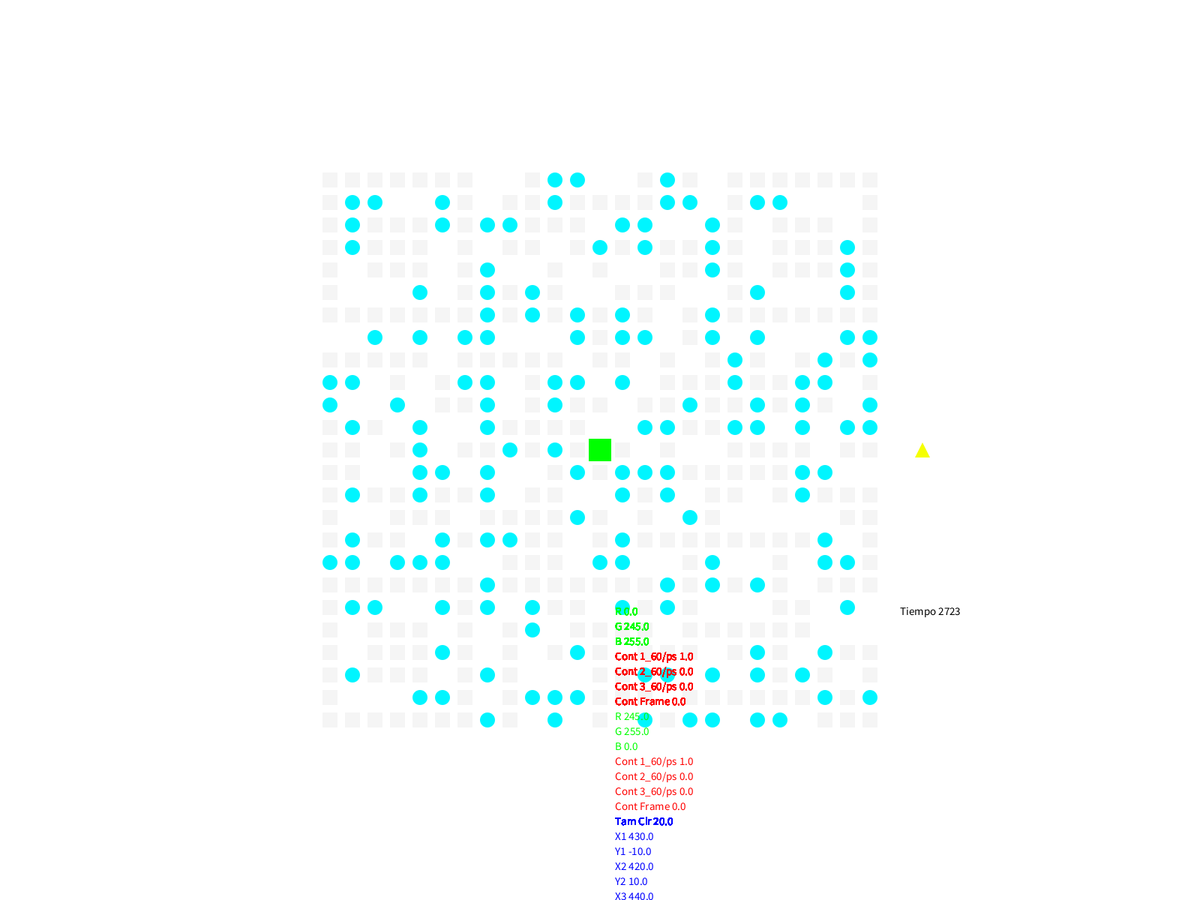
Frame 1 (no input)
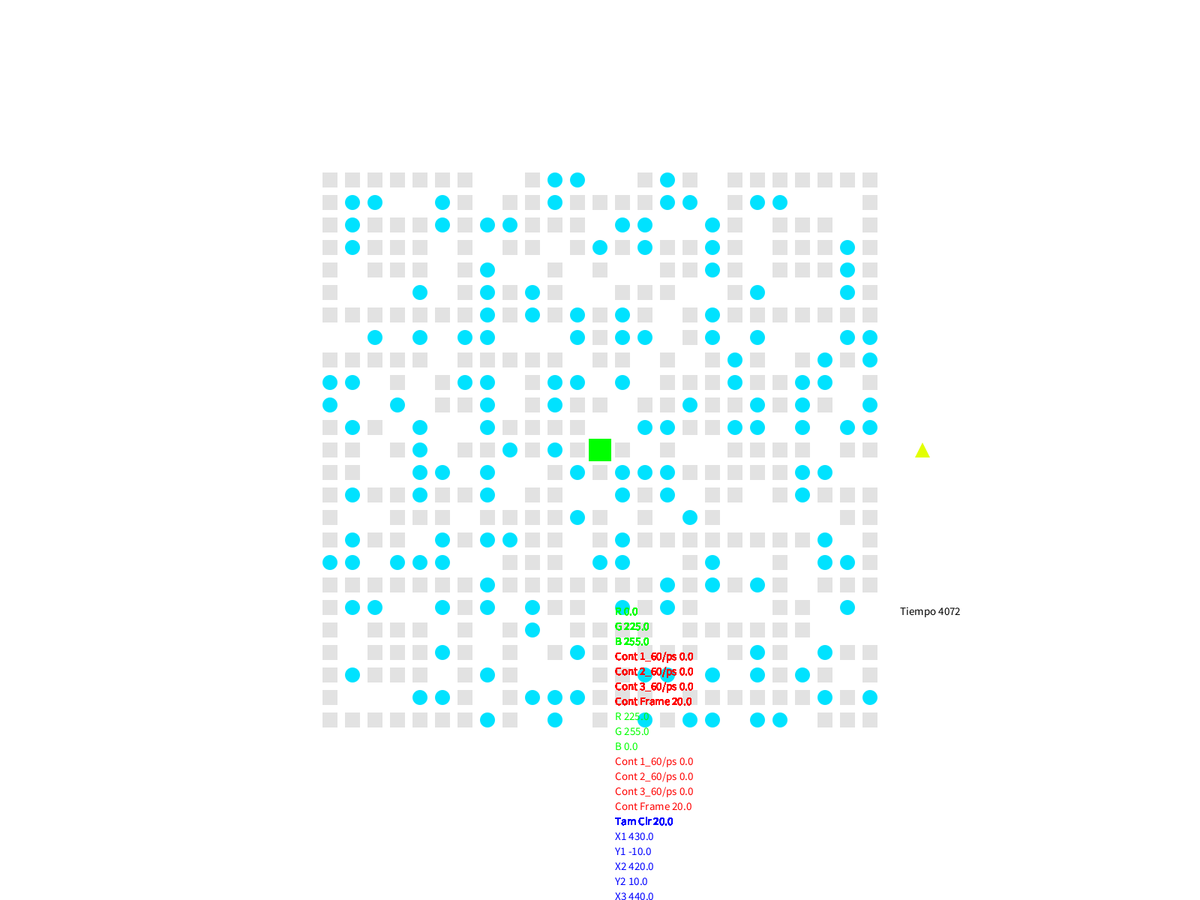
Frame 60 (the mouse pressed at the canvas centre just before this capture)
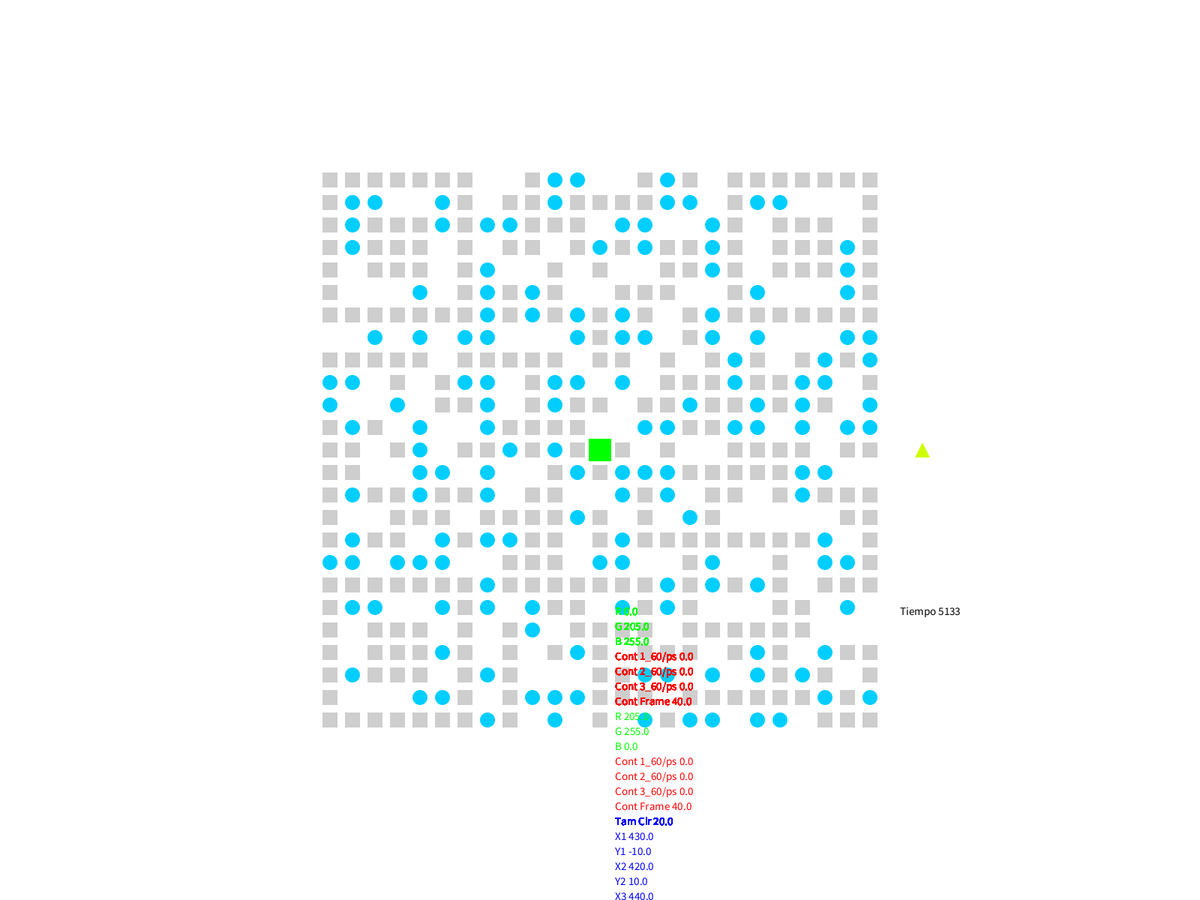
Frame 120 (the mouse held since frame 60 and released just before this capture)

The Processing sketch that drew these frames (run headless with seeded random() and noise(); from frame 60 on, the mouse is pressed at the canvas centre):

// Processing sketch: TFG
// ── TFG.pde
//define las variables
//variables de posicion
float posX;
float posY;
float velocidad;
//interruptores de la forma principal
boolean cuadrado;
boolean triangulo;
boolean circulo;
//posicion de la forma principal cuando es un triangulo
float tx1;
float ty1;
float tx2;
float ty2;
float tx3;
float ty3;
//variable de tiempo
int m;
boolean tamMaxTri1;
//interruptor de colision de las formas
boolean colisionCir1;
boolean colisionCu1;
boolean colisionTri1;
//contador que controla el tiempo de la consecuencia de la colision
float contColisionCir1;
float contColisionCu1;
float contColisionTri1;
//interruptor que resetea el proceso de la forma una vez que vuelve a la ser
//visible en la pantalla
boolean resetCir1;
boolean resetCu1;
boolean resetTri1;
//contador de movimiento
float contCaminar;

//Crea los objetos clase Cuadrado
//Linea Y 0
Cuadrado cu1 = new Cuadrado(30, 0);
Cuadrado cu2 = new Cuadrado(90, 0);
Cuadrado cu3 = new Cuadrado(180, 0);
Cuadrado cu4 = new Cuadrado(210, 0);
Cuadrado cu5 = new Cuadrado(240, 0);
Cuadrado cu6 = new Cuadrado(270, 0);
Cuadrado cu7 = new Cuadrado(330, 0);
Cuadrado cu8 = new Cuadrado(360, 0);
Cuadrado cu9 = new Cuadrado(-30, 0);
Cuadrado cu10 = new Cuadrado(-90, 0);
Cuadrado cu11 = new Cuadrado(-150, 0);
Cuadrado cu12 = new Cuadrado(-180, 0);
Cuadrado cu13 = new Cuadrado(-270, 0);
Cuadrado cu14 = new Cuadrado(-330, 0);
Cuadrado cu15 = new Cuadrado(-360, 0);
//Linea X 0
Cuadrado cu16 = new Cuadrado(0, -330);
Cuadrado cu17 = new Cuadrado(0, -240);
Cuadrado cu18 = new Cuadrado(0, -180);
Cuadrado cu19 = new Cuadrado(0, -150);
Cuadrado cu20 = new Cuadrado(0, -120);
Cuadrado cu21 = new Cuadrado(0, -60);
Cuadrado cu22 = new Cuadrado(0, 30);
Cuadrado cu23 = new Cuadrado(0, 90);
Cuadrado cu24 = new Cuadrado(0, 120);
Cuadrado cu25 = new Cuadrado(0, 180);
Cuadrado cu26 = new Cuadrado(0, 240);
Cuadrado cu27 = new Cuadrado(0, 270);
Cuadrado cu28 = new Cuadrado(0, 300);
Cuadrado cu29 = new Cuadrado(0, 330);
Cuadrado cu30 = new Cuadrado(0, 360);
//Cuadrante 3
Cuadrado cu31 = new Cuadrado(120, 30);
Cuadrado cu32 = new Cuadrado(150, 30);
Cuadrado cu33 = new Cuadrado(180, 30);
Cuadrado cu34 = new Cuadrado(210, 30);
Cuadrado cu35 = new Cuadrado(240, 30);
Cuadrado cu36 = new Cuadrado(60, 60);
Cuadrado cu37 = new Cuadrado(150, 60);
Cuadrado cu38 = new Cuadrado(180, 60);
Cuadrado cu39 = new Cuadrado(240, 60);
Cuadrado cu40 = new Cuadrado(300, 60);
Cuadrado cu41 = new Cuadrado(330, 60);
Cuadrado cu42 = new Cuadrado(360, 60);
Cuadrado cu43 = new Cuadrado(60, 90);
Cuadrado cu44 = new Cuadrado(150, 90);
Cuadrado cu45 = new Cuadrado(330, 90);
Cuadrado cu46 = new Cuadrado(360, 90);
Cuadrado cu47 = new Cuadrado(60, 120);
Cuadrado cu48 = new Cuadrado(90, 120);
Cuadrado cu49 = new Cuadrado(120, 120);
Cuadrado cu50 = new Cuadrado(150, 120);
Cuadrado cu51 = new Cuadrado(180, 120);
Cuadrado cu52 = new Cuadrado(210, 120);
Cuadrado cu53 = new Cuadrado(240, 120);
Cuadrado cu54 = new Cuadrado(270, 120);
Cuadrado cu55 = new Cuadrado(360, 120);
Cuadrado cu56 = new Cuadrado(120, 150);
Cuadrado cu57 = new Cuadrado(240, 150);
Cuadrado cu58 = new Cuadrado(360, 150);
Cuadrado cu59 = new Cuadrado(30, 180);
Cuadrado cu60 = new Cuadrado(60, 180);
Cuadrado cu61 = new Cuadrado(120, 180);
Cuadrado cu62 = new Cuadrado(180, 180);
Cuadrado cu63 = new Cuadrado(240, 180);
Cuadrado cu64 = new Cuadrado(300, 180);
Cuadrado cu65 = new Cuadrado(330, 180);
Cuadrado cu66 = new Cuadrado(360, 180);
Cuadrado cu67 = new Cuadrado(60, 210);
Cuadrado cu68 = new Cuadrado(120, 210);
Cuadrado cu69 = new Cuadrado(240, 210);
Cuadrado cu70 = new Cuadrado(270, 210);
Cuadrado cu71 = new Cuadrado(30, 240);
Cuadrado cu72 = new Cuadrado(60, 240);
Cuadrado cu73 = new Cuadrado(120, 240);
Cuadrado cu74 = new Cuadrado(150, 240);
Cuadrado cu75 = new Cuadrado(180, 240);
Cuadrado cu76 = new Cuadrado(210, 240);
Cuadrado cu77 = new Cuadrado(240, 240);
Cuadrado cu78 = new Cuadrado(270, 240);
Cuadrado cu79 = new Cuadrado(60, 270);
Cuadrado cu80 = new Cuadrado(90, 270);
Cuadrado cu81 = new Cuadrado(120, 270);
Cuadrado cu82 = new Cuadrado(180, 270);
Cuadrado cu83 = new Cuadrado(240, 270);
Cuadrado cu84 = new Cuadrado(330, 270);
Cuadrado cu85 = new Cuadrado(360, 270);
Cuadrado cu86 = new Cuadrado(30, 300);
Cuadrado cu87 = new Cuadrado(240, 300);
Cuadrado cu88 = new Cuadrado(300, 300);
Cuadrado cu89 = new Cuadrado(360, 300);
Cuadrado cu90 = new Cuadrado(30, 330);
Cuadrado cu91 = new Cuadrado(60, 330);
Cuadrado cu92 = new Cuadrado(120, 330);
Cuadrado cu93 = new Cuadrado(150, 330);
Cuadrado cu94 = new Cuadrado(180, 330);
Cuadrado cu95 = new Cuadrado(210, 330);
Cuadrado cu96 = new Cuadrado(240, 330);
Cuadrado cu97 = new Cuadrado(270, 330);
Cuadrado cu98 = new Cuadrado(330, 330);
Cuadrado cu99 = new Cuadrado(90, 360);
Cuadrado cu100 = new Cuadrado(300, 360);
Cuadrado cu101 = new Cuadrado(330, 360);
Cuadrado cu102 = new Cuadrado(360, 360);
//Cuadrante 1
Cuadrado cu103 = new Cuadrado(-360, -360);
Cuadrado cu104 = new Cuadrado(-330, -360);
Cuadrado cu105 = new Cuadrado(-300, -360);
Cuadrado cu106 = new Cuadrado(-270, -360);
Cuadrado cu107 = new Cuadrado(-240, -360);
Cuadrado cu108 = new Cuadrado(-210, -360);
Cuadrado cu109 = new Cuadrado(-180, -360);
Cuadrado cu110 = new Cuadrado(-90, -330);
Cuadrado cu111 = new Cuadrado(-360, -330);
Cuadrado cu112 = new Cuadrado(-180, -330);
Cuadrado cu113 = new Cuadrado(-120, -330);
Cuadrado cu114 = new Cuadrado(-90, -330);
Cuadrado cu115 = new Cuadrado(-30, -330);
Cuadrado cu116 = new Cuadrado(-360, -300);
Cuadrado cu117 = new Cuadrado(-300, -300);
Cuadrado cu118 = new Cuadrado(-270, -300);
Cuadrado cu119 = new Cuadrado(-240, -300);
Cuadrado cu120 = new Cuadrado(-180, -300);
Cuadrado cu121 = new Cuadrado(-90, -300);
Cuadrado cu122 = new Cuadrado(-60, -300);
Cuadrado cu123 = new Cuadrado(-30, -300);
Cuadrado cu124 = new Cuadrado(-360, -270);
Cuadrado cu125 = new Cuadrado(-300, -270);
Cuadrado cu126 = new Cuadrado(-270, -270);
Cuadrado cu127 = new Cuadrado(-240, -270);
Cuadrado cu128 = new Cuadrado(-180, -270);
Cuadrado cu129 = new Cuadrado(-120, -270);
Cuadrado cu130 = new Cuadrado(-90, -270);
Cuadrado cu131 = new Cuadrado(-30, -270);
Cuadrado cu132 = new Cuadrado(-360, -240);
Cuadrado cu133 = new Cuadrado(-300, -240);
Cuadrado cu134 = new Cuadrado(-270, -240);
Cuadrado cu135 = new Cuadrado(-240, -240);
Cuadrado cu136 = new Cuadrado(-180, -240);
Cuadrado cu137 = new Cuadrado(-60, -240);
Cuadrado cu138 = new Cuadrado(-360, -210);
Cuadrado cu139 = new Cuadrado(-180, -210);
Cuadrado cu140 = new Cuadrado(-120, -210);
Cuadrado cu141 = new Cuadrado(-60, -210);
Cuadrado cu142 = new Cuadrado(-360, -180);
Cuadrado cu143 = new Cuadrado(-330, -180);
Cuadrado cu144 = new Cuadrado(-300, -180);
Cuadrado cu145 = new Cuadrado(-270, -180);
Cuadrado cu146 = new Cuadrado(-240, -180);
Cuadrado cu147 = new Cuadrado(-210, -180);
Cuadrado cu148 = new Cuadrado(-180, -180);
Cuadrado cu149 = new Cuadrado(-120, -180);
Cuadrado cu150 = new Cuadrado(-60, -180);
Cuadrado cu151 = new Cuadrado(-360, -120);
Cuadrado cu152 = new Cuadrado(-330, -120);
Cuadrado cu153 = new Cuadrado(-300, -120);
Cuadrado cu154 = new Cuadrado(-270, -120);
Cuadrado cu155 = new Cuadrado(-240, -120);
Cuadrado cu156 = new Cuadrado(-180, -120);
Cuadrado cu157 = new Cuadrado(-150, -120);
Cuadrado cu158 = new Cuadrado(-120, -120);
Cuadrado cu159 = new Cuadrado(-90, -120);
Cuadrado cu160 = new Cuadrado(-60, -120);
Cuadrado cu161 = new Cuadrado(-270, -90);
Cuadrado cu162 = new Cuadrado(-210, -90);
Cuadrado cu163 = new Cuadrado(-90, -90);
Cuadrado cu164 = new Cuadrado(-210, -60);
Cuadrado cu165 = new Cuadrado(-180, -60);
Cuadrado cu166 = new Cuadrado(-90, -60);
Cuadrado cu167 = new Cuadrado(-30, -60);
Cuadrado cu168 = new Cuadrado(-360, -30);
Cuadrado cu169 = new Cuadrado(-300, -30);
Cuadrado cu170 = new Cuadrado(-120, -30);
Cuadrado cu171 = new Cuadrado(-90, -30);
Cuadrado cu172 = new Cuadrado(-60, -30);
Cuadrado cu173 = new Cuadrado(-30, -30);
Cuadrado cuerr1 = new Cuadrado(-90, -360);
//Cuadrante 2
Cuadrado cu174 = new Cuadrado(60, -360);
Cuadrado cu175 = new Cuadrado(120, -360);
Cuadrado cu176 = new Cuadrado(180, -360);
Cuadrado cu177 = new Cuadrado(210, -360);
Cuadrado cu178 = new Cuadrado(240, -360);
Cuadrado cu179 = new Cuadrado(270, -360);
Cuadrado cu180 = new Cuadrado(300, -360);
Cuadrado cu181 = new Cuadrado(330, -360);
Cuadrado cu182 = new Cuadrado(360, -360);
Cuadrado cu183 = new Cuadrado(30, -330);
Cuadrado cu184 = new Cuadrado(60, -330);
Cuadrado cu185 = new Cuadrado(180, -330);
Cuadrado cu186 = new Cuadrado(360, -330);
Cuadrado cu187 = new Cuadrado(180, -300);
Cuadrado cu188 = new Cuadrado(240, -300);
Cuadrado cu189 = new Cuadrado(270, -300);
Cuadrado cu190 = new Cuadrado(300, -300);
Cuadrado cu191 = new Cuadrado(360, -300);
Cuadrado cu192 = new Cuadrado(30, -270);
Cuadrado cu193 = new Cuadrado(90, -270);
Cuadrado cu194 = new Cuadrado(120, -270);
Cuadrado cu195 = new Cuadrado(180, -270);
Cuadrado cu196 = new Cuadrado(240, -270);
Cuadrado cu197 = new Cuadrado(270, -270);
Cuadrado cu198 = new Cuadrado(300, -270);
Cuadrado cu199 = new Cuadrado(360, -270);
Cuadrado cu200 = new Cuadrado(90, -240);
Cuadrado cu201 = new Cuadrado(120, -240);
Cuadrado cu202 = new Cuadrado(180, -240);
Cuadrado cu203 = new Cuadrado(240, -240);
Cuadrado cu204 = new Cuadrado(270, -240);
Cuadrado cu205 = new Cuadrado(300, -240);
Cuadrado cu206 = new Cuadrado(360, -240);
Cuadrado cu207 = new Cuadrado(30, -210);
Cuadrado cu208 = new Cuadrado(60, -210);
Cuadrado cu209 = new Cuadrado(90, -210);
Cuadrado cu210 = new Cuadrado(180, -210);
Cuadrado cu211 = new Cuadrado(360, -210);
Cuadrado cu212 = new Cuadrado(60, -180);
Cuadrado cu213 = new Cuadrado(120, -180);
Cuadrado cu214 = new Cuadrado(180, -180);
Cuadrado cu215 = new Cuadrado(210, -180);
Cuadrado cu216 = new Cuadrado(240, -180);
Cuadrado cu217 = new Cuadrado(270, -180);
Cuadrado cu218 = new Cuadrado(300, -180);
Cuadrado cu219 = new Cuadrado(330, -180);
Cuadrado cu220 = new Cuadrado(360, -180);
Cuadrado cu221 = new Cuadrado(120, -150);
Cuadrado cu222 = new Cuadrado(30, -120);
Cuadrado cu223 = new Cuadrado(90, -120);
Cuadrado cu224 = new Cuadrado(150, -120);
Cuadrado cu225 = new Cuadrado(210, -120);
Cuadrado cu226 = new Cuadrado(270, -120);
Cuadrado cu227 = new Cuadrado(330, -120);
Cuadrado cu228 = new Cuadrado(90, -90);
Cuadrado cu229 = new Cuadrado(120, -90);
Cuadrado cu230 = new Cuadrado(150, -90);
Cuadrado cu231 = new Cuadrado(210, -90);
Cuadrado cu232 = new Cuadrado(240, -90);
Cuadrado cu233 = new Cuadrado(360, -90);
Cuadrado cu234 = new Cuadrado(60, -60);
Cuadrado cu235 = new Cuadrado(90, -60);
Cuadrado cu236 = new Cuadrado(150, -60);
Cuadrado cu237 = new Cuadrado(180, -60);
Cuadrado cu238 = new Cuadrado(240, -60);
Cuadrado cu239 = new Cuadrado(300, -60);
Cuadrado cu240 = new Cuadrado(120, -30);
Cuadrado cu241 = new Cuadrado(150, -30);
//Cuadrante 4
Cuadrado cu242 = new Cuadrado(-360, 30);
Cuadrado cu243 = new Cuadrado(-330, 30);
Cuadrado cu244 = new Cuadrado(-60, 30);
Cuadrado cu245 = new Cuadrado(-360, 60);
Cuadrado cu246 = new Cuadrado(-300, 60);
Cuadrado cu247 = new Cuadrado(-270, 60);
Cuadrado cu248 = new Cuadrado(-210, 60);
Cuadrado cu249 = new Cuadrado(-180, 60);
Cuadrado cu250 = new Cuadrado(-90, 60);
Cuadrado cu251 = new Cuadrado(-60, 60);
Cuadrado cu252 = new Cuadrado(-360, 90);
Cuadrado cu253 = new Cuadrado(-270, 90);
Cuadrado cu254 = new Cuadrado(-240, 90);
Cuadrado cu255 = new Cuadrado(-210, 90);
Cuadrado cu256 = new Cuadrado(-150, 90);
Cuadrado cu257 = new Cuadrado(-120, 90);
Cuadrado cu258 = new Cuadrado(-90, 90);
Cuadrado cu259 = new Cuadrado(-60, 90);
Cuadrado cu260 = new Cuadrado(-360, 120);
Cuadrado cu261 = new Cuadrado(-300, 120);
Cuadrado cu262 = new Cuadrado(-270, 120);
Cuadrado cu263 = new Cuadrado(-180, 120);
Cuadrado cu264 = new Cuadrado(-90, 120);
Cuadrado cu265 = new Cuadrado(-60, 120);
Cuadrado cu266 = new Cuadrado(-120, 150);
Cuadrado cu267 = new Cuadrado(-90, 150);
Cuadrado cu268 = new Cuadrado(-60, 150);
Cuadrado cu269 = new Cuadrado(-360, 180);
Cuadrado cu270 = new Cuadrado(-330, 180);
Cuadrado cu271 = new Cuadrado(-300, 180);
Cuadrado cu272 = new Cuadrado(-270, 180);
Cuadrado cu273 = new Cuadrado(-240, 180);
Cuadrado cu274 = new Cuadrado(-210, 180);
Cuadrado cu275 = new Cuadrado(-180, 180);
Cuadrado cu276 = new Cuadrado(-120, 180);
Cuadrado cu277 = new Cuadrado(-90, 180);
Cuadrado cu278 = new Cuadrado(-60, 180);
Cuadrado cu279 = new Cuadrado(-30, 180);
Cuadrado cu280 = new Cuadrado(-360, 210);
Cuadrado cu281 = new Cuadrado(-180, 210);
Cuadrado cu282 = new Cuadrado(-60, 210);
Cuadrado cu283 = new Cuadrado(-30, 210);
Cuadrado cu284 = new Cuadrado(-360, 240);
Cuadrado cu285 = new Cuadrado(-300, 240);
Cuadrado cu286 = new Cuadrado(-270, 240);
Cuadrado cu287 = new Cuadrado(-240, 240);
Cuadrado cu288 = new Cuadrado(-180, 240);
Cuadrado cu289 = new Cuadrado(-120, 240);
Cuadrado cu290 = new Cuadrado(-30, 240);
Cuadrado cu291 = new Cuadrado(-360, 270);
Cuadrado cu292 = new Cuadrado(-300, 270);
Cuadrado cu293 = new Cuadrado(-270, 270);
Cuadrado cu294 = new Cuadrado(-240, 270);
Cuadrado cu295 = new Cuadrado(-120, 270);
Cuadrado cu296 = new Cuadrado(-60, 270);
Cuadrado cu297 = new Cuadrado(-360, 300);
Cuadrado cu298 = new Cuadrado(-300, 300);
Cuadrado cu299 = new Cuadrado(-270, 300);
Cuadrado cu300 = new Cuadrado(-240, 300);
Cuadrado cu301 = new Cuadrado(-180, 300);
Cuadrado cu302 = new Cuadrado(-120, 300);
Cuadrado cu303 = new Cuadrado(-360, 330);
Cuadrado cu304 = new Cuadrado(-180, 330);
Cuadrado cu305 = new Cuadrado(-120, 330);
Cuadrado cu306 = new Cuadrado(-360, 360);
Cuadrado cu307 = new Cuadrado(-330, 360);
Cuadrado cu308 = new Cuadrado(-300, 360);
Cuadrado cu309 = new Cuadrado(-270, 360);
Cuadrado cu310 = new Cuadrado(-240, 360);
Cuadrado cu311 = new Cuadrado(-210, 360);
Cuadrado cu312 = new Cuadrado(-180, 360);
Cuadrado cu313 = new Cuadrado(-120, 360);
Cuadrado cuerr2 = new Cuadrado(-180, 270);

//Crea los objetos de clase circulos
//Linea Y 0
Circulo cir1 = new Circulo(-240, 0);
Circulo cir2 = new Circulo(-120, 0);
Circulo cir3 = new Circulo(-60, 0);
//Linea X 0
Circulo cir4 = new Circulo(0, -270);
Circulo cir5 = new Circulo(0, 150);
//Cuadrante 1
Circulo cir6 = new Circulo(-60, -360);
Circulo cir7 = new Circulo(-30, -360);
Circulo cir8 = new Circulo(-330, -330);
Circulo cir9 = new Circulo(-300, -330);
Circulo cir10 = new Circulo(-210, -330);
Circulo cir11 = new Circulo(-60, -330);
Circulo cir12 = new Circulo(-330, -300);
Circulo cir13 = new Circulo(-210, -300);
Circulo cir14 = new Circulo(-150, -300);
Circulo cir15 = new Circulo(-120, -300);
Circulo cir16 = new Circulo(-330, -270);
Circulo cir17 = new Circulo(-150, -240);
Circulo cir18 = new Circulo(-240, -210);
Circulo cir19 = new Circulo(-150, -210);
Circulo cir20 = new Circulo(-90, -210);
Circulo cir21 = new Circulo(-150, -180);
Circulo cir22 = new Circulo(-90, -180);
Circulo cir23 = new Circulo(-30, -180);
Circulo cir24 = new Circulo(-300, -150);
Circulo cir25 = new Circulo(-240, -150);
Circulo cir26 = new Circulo(-180, -150);
Circulo cir27 = new Circulo(-150, -150);
Circulo cir28 = new Circulo(-30, -150);
Circulo cir29 = new Circulo(-360, -90);
Circulo cir30 = new Circulo(-330, -90);
Circulo cir31 = new Circulo(-180, -90);
Circulo cir32 = new Circulo(-150, -90);
Circulo cir33 = new Circulo(-60, -90);
Circulo cir34 = new Circulo(-30, -90);
Circulo cir35 = new Circulo(-360, -60);
Circulo cir36 = new Circulo(-270, -60);
Circulo cir37 = new Circulo(-150, -60);
Circulo cir38 = new Circulo(-60, -60);
Circulo cir39 = new Circulo(-330, -30);
Circulo cir40 = new Circulo(-240, -30);
Circulo cir41 = new Circulo(-150, -30);
//Cuadrante 2
Circulo cir42 = new Circulo(90, -360);
Circulo cir43 = new Circulo(90, -330);
Circulo cir44 = new Circulo(120, -330);
Circulo cir45 = new Circulo(210, -330);
Circulo cir46 = new Circulo(240, -330);
Circulo cir47 = new Circulo(30, -300);
Circulo cir48 = new Circulo(60, -300);
Circulo cir49 = new Circulo(150, -300);
Circulo cir50 = new Circulo(60, -270);
Circulo cir51 = new Circulo(150, -270);
Circulo cir52 = new Circulo(330, -270);
Circulo cir53 = new Circulo(150, -240);
Circulo cir54 = new Circulo(330, -240);
Circulo cir55 = new Circulo(210, -210);
Circulo cir56 = new Circulo(330, -210);
Circulo cir57 = new Circulo(30, -180);
Circulo cir58 = new Circulo(150, -180);
Circulo cir59 = new Circulo(30, -150);
Circulo cir60 = new Circulo(60, -150);
Circulo cir61 = new Circulo(150, -150);
Circulo cir62 = new Circulo(210, -150);
Circulo cir63 = new Circulo(330, -150);
Circulo cir64 = new Circulo(360, -150);
Circulo cir65 = new Circulo(180, -120);
Circulo cir66 = new Circulo(300, -120);
Circulo cir67 = new Circulo(360, -120);
Circulo cir68 = new Circulo(30, -90);
Circulo cir69 = new Circulo(180, -90);
Circulo cir70 = new Circulo(270, -90);
Circulo cir71 = new Circulo(300, -90);
Circulo cir72 = new Circulo(120, -60);
Circulo cir73 = new Circulo(210, -60);
Circulo cir74 = new Circulo(270, -60);
Circulo cir75 = new Circulo(360, -60);
Circulo cir76 = new Circulo(60, -30);
Circulo cir77 = new Circulo(90, -30);
Circulo cir78 = new Circulo(180, -30);
Circulo cir79 = new Circulo(210, -30);
Circulo cir80 = new Circulo(270, -30);
Circulo cir81 = new Circulo(330, -30);
Circulo cir82 = new Circulo(360, -30);
//Cuadrante 3
Circulo cir83 = new Circulo(30, 30);
Circulo cir84 = new Circulo(60, 30);
Circulo cir85 = new Circulo(90, 30);
Circulo cir86 = new Circulo(270, 30);
Circulo cir87 = new Circulo(300, 30);
Circulo cir88 = new Circulo(30, 60);
Circulo cir89 = new Circulo(90, 60);
Circulo cir90 = new Circulo(270, 60);
Circulo cir91 = new Circulo(120, 90);
Circulo cir92 = new Circulo(30, 120);
Circulo cir93 = new Circulo(300, 120);
Circulo cir94 = new Circulo(30, 150);
Circulo cir95 = new Circulo(150, 150);
Circulo cir96 = new Circulo(300, 150);
Circulo cir97 = new Circulo(330, 150);
Circulo cir98 = new Circulo(90, 180);
Circulo cir99 = new Circulo(150, 180);
Circulo cir100 = new Circulo(210, 180);
Circulo cir101 = new Circulo(30, 210);
Circulo cir102 = new Circulo(90, 210);
Circulo cir103 = new Circulo(330, 210);
Circulo cir104 = new Circulo(210, 270);
Circulo cir105 = new Circulo(300, 270);
Circulo cir106 = new Circulo(60, 300);
Circulo cir107 = new Circulo(90, 300);
Circulo cir108 = new Circulo(150, 300);
Circulo cir109 = new Circulo(210, 300);
Circulo cir110 = new Circulo(270, 300);
Circulo cir111 = new Circulo(300, 330);
Circulo cir112 = new Circulo(360, 330);
Circulo cir113 = new Circulo(60, 360);
Circulo cir114 = new Circulo(120, 360);
Circulo cir115 = new Circulo(150, 360);
Circulo cir116 = new Circulo(210, 360);
Circulo cir117 = new Circulo(240, 360);
//Cuadrante 4
Circulo cir118 = new Circulo(-240, 30);
Circulo cir119 = new Circulo(-210, 30);
Circulo cir120 = new Circulo(-150, 30);
Circulo cir121 = new Circulo(-30, 30);
Circulo cir122 = new Circulo(-330, 60);
Circulo cir123 = new Circulo(-240, 60);
Circulo cir124 = new Circulo(-150, 60);
Circulo cir125 = new Circulo(-30, 90);
Circulo cir126 = new Circulo(-330, 120);
Circulo cir127 = new Circulo(-210, 120);
Circulo cir128 = new Circulo(-150, 120);
Circulo cir129 = new Circulo(-120, 120);
Circulo cir130 = new Circulo(-360, 150);
Circulo cir131 = new Circulo(-330, 150);
Circulo cir132 = new Circulo(-270, 150);
Circulo cir133 = new Circulo(-240, 150);
Circulo cir134 = new Circulo(-210, 150);
Circulo cir135 = new Circulo(-150, 180);
Circulo cir136 = new Circulo(-330, 210);
Circulo cir137 = new Circulo(-300, 210);
Circulo cir138 = new Circulo(-210, 210);
Circulo cir139 = new Circulo(-150, 210);
Circulo cir140 = new Circulo(-90, 210);
Circulo cir141 = new Circulo(-90, 240);
Circulo cir142 = new Circulo(-210, 270);
Circulo cir143 = new Circulo(-30, 270);
Circulo cir144 = new Circulo(-330, 300);
Circulo cir145 = new Circulo(-150, 300);
Circulo cir146 = new Circulo(-240, 330);
Circulo cir147 = new Circulo(-210, 330);
Circulo cir148 = new Circulo(-90, 330);
Circulo cir149 = new Circulo(-60, 330);
Circulo cir150 = new Circulo(-30, 330);
Circulo cir151 = new Circulo(-150, 360);
Circulo cir152 = new Circulo(-60, 360);

Triangulo tri1 = new Triangulo(430, -10);

void setup() {
  //define el tamano de lienzo
  fullScreen();
  //define el modo del rectangulo
  rectMode(CENTER);
  //valor inicial de la posicion de la forma principal
  posX = 0;
  posY = 0;
  //velocidad de movimiento de la forma principal
  velocidad = 5;
  //estado inicial de los interruptores de la forma principal
  cuadrado = true;
  circulo = false;
  triangulo = false;
  //interruptor de colision de las formas
  colisionCir1 = false;
  colisionCu1 = false;
  colisionTri1 = false;
  //contador de colision
  contColisionCir1 = 0;
  contColisionCu1 = 0;
  contColisionTri1 = 0;
  //interruptor de reseteo de las formas
  resetCir1 = false;
  resetCu1 = false;
  resetTri1 = false;
  tamMaxTri1 = false;
  //valor inicial del contador de movimiento
  contCaminar = 2;
}

void draw() {
  translate(displayWidth/2, displayHeight/2);
  //fondo blanco
  background(255);
  //Llama a los objetos clase cuadrado
  //Linea Y 0
  cu1.update();
  cu2.update();
  cu3.update();
  cu4.update();
  cu5.update();
  cu6.update();
  cu7.update();
  cu8.update();
  cu9.update();
  cu10.update();
  cu11.update();
  cu12.update();
  cu13.update();
  cu14.update();
  cu15.update();
  //Liena X 0
  cu16.update();
  cu17.update();
  cu18.update();
  cu19.update();
  cu20.update();
  cu21.update();
  cu22.update();
  cu23.update();
  cu24.update();
  cu25.update();
  cu26.update();
  cu27.update();
  cu28.update();
  cu29.update();
  cu30.update();
  //Cuadrante 3
  cu31.update();
  cu32.update();
  cu33.update();
  cu34.update();
  cu35.update();
  cu36.update();
  cu37.update();
  cu38.update();
  cu39.update();
  cu40.update();
  cu41.update();
  cu42.update();
  cu43.update();
  cu44.update();
  cu45.update();
  cu46.update();
  cu47.update();
  cu48.update();
  cu49.update();
  cu50.update();
  cu51.update();
  cu52.update();
  cu53.update();
  cu54.update();
  cu55.update();
  cu56.update();
  cu57.update();
  cu58.update();
  cu59.update();
  cu60.update();
  cu61.update();
  cu62.update();
  cu63.update();
  cu64.update();
  cu65.update();
  cu66.update();
  cu67.update();
  cu68.update();
  cu69.update();
  cu70.update();
  cu71.update();
  cu72.update();
  cu73.update();
  cu74.update();
  cu75.update();
  cu76.update();
  cu77.update();
  cu78.update();
  cu79.update();
  cu80.update();
  cu81.update();
  cu82.update();
  cu83.update();
  cu84.update();
  cu85.update();
  cu86.update();
  cu87.update();
  cu88.update();
  cu89.update();
  cu90.update();
  cu91.update();
  cu92.update();
  cu93.update();
  cu94.update();
  cu95.update();
  cu96.update();
  cu97.update();
  cu98.update();
  cu99.update();
  cu100.update();
  cu101.update();
  cu102.update();
  //Cuadrante 1
  cu103.update();
  cu104.update();
  cu105.update();
  cu106.update();
  cu107.update();
  cu108.update();
  cu109.update();
  cu110.update();
  cu111.update();
  cu112.update();
  cu113.update();
  cu114.update();
  cu115.update();
  cu116.update();
  cu117.update();
  cu118.update();
  cu119.update();
  cu120.update();
  cu121.update();
  cu122.update();
  cu123.update();
  cu124.update();
  cu125.update();
  cu126.update();
  cu127.update();
  cu128.update();
  cu129.update();
  cu130.update();
  cu131.update();
  cu132.update();
  cu133.update();
  cu134.update();
  cu135.update();
  cu136.update();
  cu137.update();
  cu138.update();
  cu139.update();
  cu140.update();
  cu141.update();
  cu142.update();
  cu143.update();
  cu144.update();
  cu145.update();
  cu146.update();
  cu147.update();
  cu148.update();
  cu149.update();
  cu150.update();
  cu151.update();
  cu152.update();
  cu153.update();
  cu154.update();
  cu155.update();
  cu156.update();
  cu157.update();
  cu158.update();
  cu159.update();
  cu160.update();
  cu161.update();
  cu162.update();
  cu163.update();
  cu164.update();
  cu165.update();
  cu166.update();
  cu167.update();
  cu168.update();
  cu169.update();
  cu170.update();
  cu171.update();
  cu172.update();
  cu173.update();
  cuerr1.update();
  //Cuadrante 2
  cu174.update();
  cu175.update();
  cu176.update();
  cu177.update();
  cu178.update();
  cu179.update();
  cu180.update();
  cu181.update();
  cu182.update();
  cu183.update();
  cu184.update();
  cu185.update();
  cu186.update();
  cu187.update();
  cu188.update();
  cu189.update();
  cu190.update();
  cu191.update();
  cu192.update();
  cu193.update();
  cu194.update();
  cu195.update();
  cu196.update();
  cu197.update();
  cu198.update();
  cu199.update();
  cu200.update();
  cu201.update();
  cu202.update();
  cu203.update();
  cu204.update();
  cu205.update();
  cu206.update();
  cu207.update();
  cu208.update();
  cu209.update();
  cu210.update();
  cu211.update();
  cu212.update();
  cu213.update();
  cu214.update();
  cu215.update();
  cu216.update();
  cu217.update();
  cu218.update();
  cu219.update();
  cu220.update();
  cu221.update();
  cu222.update();
  cu223.update();
  cu224.update();
  cu225.update();
  cu226.update();
  cu227.update();
  cu228.update();
  cu229.update();
  cu230.update();
  cu231.update();
  cu232.update();
  cu233.update();
  cu234.update();
  cu235.update();
  cu236.update();
  cu237.update();
  cu238.update();
  cu239.update();
  cu240.update();
  cu241.update();
  //Cuadrante 4
  cu242.update();
  cu243.update();
  cu244.update();
  cu245.update();
  cu246.update();
  cu247.update();
  cu248.update();
  cu249.update();
  cu250.update();
  cu251.update();
  cu252.update();
  cu253.update();
  cu254.update();
  cu255.update();
  cu256.update();
  cu257.update();
  cu258.update();
  cu259.update();
  cu260.update();
  cu261.update();
  cu262.update();
  cu263.update();
  cu264.update();
  cu265.update();
  cu266.update();
  cu267.update();
  cu268.update();
  cu269.update();
  cu270.update();
  cu271.update();
  cu272.update();
  cu273.update();
  cu274.update();
  cu275.update();
  cu276.update();
  cu277.update();
  cu278.update();
  cu279.update();
  cu280.update();
  cu281.update();
  cu282.update();
  cu283.update();
  cu284.update();
  cu285.update();
  cu286.update();
  cu287.update();
  cu288.update();
  cu289.update();
  cu290.update();
  cu291.update();
  cu292.update();
  cu293.update();
  cu294.update();
  cu295.update();
  cu296.update();
  cu297.update();
  cu298.update();
  cu299.update();
  cu300.update();
  cu301.update();
  cu302.update();
  cu303.update();
  cu304.update();
  cu305.update();
  cu306.update();
  cu307.update();
  cu308.update();
  cu309.update();
  cu310.update();
  cu311.update();
  cu312.update();
  cu313.update();
  cuerr2.update();

  //Llama a los objetos clase cuadrado
  //Linea Y 0
  cir1.update();
  cir2.update();
  cir3.update();
  //Linea X 0
  cir4.update();
  cir5.update();
  //Cuadrante 1
  cir6.update();
  cir7.update();
  cir8.update();
  cir9.update();
  cir10.update();
  cir11.update();
  cir12.update();
  cir13.update();
  cir14.update();
  cir15.update();
  cir16.update();
  cir17.update();
  cir18.update();
  cir19.update();
  cir20.update();
  cir21.update();
  cir22.update();
  cir23.update();
  cir24.update();
  cir25.update();
  cir26.update();
  cir27.update();
  cir28.update();
  cir29.update();
  cir30.update();
  cir31.update();
  cir32.update();
  cir33.update();
  cir34.update();
  cir35.update();
  cir36.update();
  cir37.update();
  cir38.update();
  cir39.update();
  cir40.update();
  cir41.update();
  //Cuadrante 2
  cir42.update();
  cir43.update();
  cir44.update();
  cir45.update();
  cir46.update();
  cir47.update();
  cir48.update();
  cir49.update();
  cir50.update();
  cir51.update();
  cir52.update();
  cir53.update();
  cir54.update();
  cir55.update();
  cir56.update();
  cir57.update();
  cir58.update();
  cir59.update();
  cir60.update();
  cir61.update();
  cir62.update();
  cir63.update();
  cir64.update();
  cir65.update();
  cir66.update();
  cir67.update();
  cir68.update();
  cir69.update();
  cir70.update();
  cir71.update();
  cir72.update();
  cir73.update();
  cir74.update();
  cir75.update();
  cir76.update();
  cir77.update();
  cir78.update();
  cir79.update();
  cir80.update();
  cir81.update();
  cir82.update();
  //Cuadrante 2
  cir83.update();
  cir84.update();
  cir85.update();
  cir86.update();
  cir87.update();
  cir88.update();
  cir89.update();
  cir90.update();
  cir91.update();
  cir92.update();
  cir93.update();
  cir94.update();
  cir95.update();
  cir96.update();
  cir97.update();
  cir98.update();
  cir99.update();
  cir100.update();
  cir101.update();
  cir102.update();
  cir103.update();
  cir104.update();
  cir105.update();
  cir106.update();
  cir107.update();
  cir108.update();
  cir109.update();
  cir110.update();
  cir111.update();
  cir112.update();
  cir113.update();
  cir114.update();
  cir115.update();
  cir116.update();
  cir117.update();
  //Cuadrante 4
  cir118.update();
  cir119.update();
  cir120.update();
  cir121.update();
  cir122.update();
  cir123.update();
  cir124.update();
  cir125.update();
  cir126.update();
  cir127.update();
  cir128.update();
  cir129.update();
  cir130.update();
  cir131.update();
  cir132.update();
  cir133.update();
  cir134.update();
  cir135.update();
  cir136.update();
  cir137.update();
  cir138.update();
  cir139.update();
  cir140.update();
  cir141.update();
  cir142.update();
  cir143.update();
  cir144.update();
  cir145.update();
  cir146.update();
  cir147.update();
  cir148.update();
  cir149.update();
  cir150.update();
  cir151.update();
  cir152.update();

  tri1.update();

  //forma principal
  noStroke();
  fill(0, 255, 0);

  //forma principal cuando es un cuadrado
  if (cuadrado) {
    rect(posX, posY, 30, 30);
  }

  //forma principal cuando es una ellipse
  if (circulo) {
    ellipse(posX, posY, 30, 30);
  }

  //forma principal cuando es un triangulo
  if (triangulo) {
    tx1 = posX;
    ty1 = posY - 15;
    tx2 = posX - 15;
    ty2 = posY + 15;
    tx3 = posX + 15;
    ty3 = ty2;
    triangle(tx1, ty1, tx2, ty2, tx3, ty3);
  }

  //////// Colision Circulo 1 //////////

  if (colisionCir1 == false) {
    //calcula la colision segun la distancia
    if (dist(posX, posY, cir1.xPos, cir1.yPos) < cir1.tam/2 + 15) {
      //activa el interruptor de colision
      colisionCir1 = true;
      //traslada la forma fuera de la pantalla
      cir1.xPos += width * 2;
      cir1.yPos += height * 2;
    }
  }

  //si el interruptor de colision esta activo suma al contador
  if (colisionCir1 == true) {
    contColisionCir1 ++;
  }

  //si el valor del contador de colision es mayor que 599, activa el interruptor
  //de reseteos de las formas
  if (contColisionCir1 > 599) {
    resetCir1 = true;
  }

  //si el interruptor de reseteo se activa se reestablecen los valores iniciales
  if (resetCir1) {
    cir1.tam = 20;
    cir1.contTam = 0;
    cir1.colR = 0;
    cir1.colG = 245;
    cir1.colB = 255;
    cir1.contColCir = 0;
    cir1.contColCir2 = 0;
    cir1.contColCir3 = 0;
    cir1.contFrame = 0;
    //desactiva el interruptor de reseteo
    resetCir1 = false;
  }

  //si el valor del contador de colision es mayor que 600, la forma vuelve a su
  //posicion inicial
  if (contColisionCir1 > 600) {
    //cir1.xPos -= width * 2;
    //cir1.yPos -= height * 2;
    cir1.xPos = -240;
    cir1.yPos = 0;
    //desactiva el interruptor de colision
    colisionCir1 = false;
    contColisionCir1 = 0;
  }

  ////////// Colision Cuadrado 1 ////////////

  if (colisionCu1 == false) {
    //calcula la colision segun la distancia
    if (dist(posX, posY, cu1.xPos, cu1.yPos) < cu1.tam/2 + 15) {
      //activa el interruptor de colision
      colisionCu1 = true;
      //traslada la forma fuera de la pantalla
      cu1.xPos += width * 2;
      cu1.yPos += height * 2;
    }
  }

  //si el interruptor de colision esta activo suma al contador
  if (colisionCu1 == true) {
    contColisionCu1 ++;
  }

  //si el valor del contador de colision es mayor que 599, activa el interruptor
  //de reseteos de las formas
  if (contColisionCu1 > 599) {
    resetCu1 = true;
  }

  //si el interrupto de reseteo se activa se reestablecen los valores iniciales
  if (resetCu1) {
    cu1.colCua = 245;
    cu1.contColCua = 0;
    cu1.tam = 20;
    cu1.contTam = 0;
    //desactiva el interruptor de reseteo
    resetCu1 = false;
  }

  //si el valor del contador de colision es mayor que 600, la forma vuelve a su
  //posicion inicial
  if (contColisionCu1 > 600) {
    //cu1.xPos -= width;
    //cu1.yPos -= height;
    cu1.xPos = 30;
    cu1.yPos = 0;
    //desactiva el interruptor de colision
    colisionCu1 = false;
    contColisionCu1 = 0;
  }

  /////////// Colision Triangulo 1 /////////


  if (colisionTri1 == false) {
    //calcula la colision segun la distancia
    if (dist (tri1.xPos2, tri1.yPos2, tri1.xPos3, tri1.yPos3) < 29) {
      if (dist(posX, posY, tri1.xPos1, tri1.yPos2) < 15 + 15) {
        //activa el interruptor de colision
        colisionTri1 = true;
        //traslada la forma fuera de la pantalla
        tri1.xPos1 += width * 2;
        tri1.yPos1 += height * 2;
        tri1.xPos2 = tri1.xPos1 - 10;
        tri1.yPos2 = tri1.yPos1 + 20;
        tri1.xPos3 = tri1.xPos1 + 10;
        tri1.yPos3 = tri1.yPos2;
        //if (dist(posX, posY, tri1.xPos1, tri1.yPos2) < 20 + 15) {
        //  tri1.yPos1 = tri1.yPos1 - 5;
        //}
      }
    } else {
      if (dist(posX, posY, tri1.xPos1, tri1.yPos2) < 20 + 15) {
        //activa el interruptor de colision
        colisionTri1 = true;
        //traslada la forma fuera de la pantalla
        tri1.xPos1 += width * 2;
        tri1.yPos1 += height * 2;
        tri1.xPos2 = tri1.xPos1 - 10;
        tri1.yPos2 = tri1.yPos1 + 20;
        tri1.xPos3 = tri1.xPos1 + 10;
        tri1.yPos3 = tri1.yPos2;
        tamMaxTri1 = true;
      }
    }
  }

  //si el interrupto de colision esta activo suma al contador
  if (colisionTri1 == true) {
    contColisionTri1 ++;
  }

  //si el calor del contador de colision es mayor que 599, activa el interruptor
  //de reseteos de las formas
  if (contColisionTri1 > 599) {
    resetTri1 = true;
  }

  //si el interruptor de reseteo se activa se reestablecen los valores iniciales
  if (resetTri1) {
    //en caso de que la forma ya haya crecido se reestablece la variable yPos1
    //restandole 10 pixeles
    if (tamMaxTri1) {
      tri1.yPos1 += 10;
      tamMaxTri1 = false;
    }
    tri1.xPos2 = tri1.xPos1 - 10;
    tri1.yPos2 = tri1.yPos1 + 20;
    tri1.xPos3 = tri1.xPos1 + 10;
    tri1.yPos3 = tri1.yPos2;
    tri1.colR = 245;
    tri1.colG = 255;
    tri1.colB = 0;
    tri1.contColTri = 0;
    tri1.contColTri2 = 0;
    tri1.contColTri3 = 0;
    tri1.crecer = false;
    tri1.contCrecer = 0;
    tri1.tamMax = false;
    tri1.contFrame = 0;
    //desactiva el interruptor de reseteo
    resetTri1 = false;
  }

  //si el valor del contador de colision es mayor que 600, la forma vuelve a su
  //posicion inicial
  if (contColisionTri1 > 600) {
    tri1.xPos1 = 200;
    tri1.yPos1 = 100;
    tri1.xPos2 = tri1.xPos1 - 10;
    tri1.yPos2 = tri1.yPos1 + 20;
    tri1.xPos3 = tri1.xPos1 + 10;
    tri1.yPos3 = tri1.yPos2;
    //desactiva el interruptor de colision
    colisionTri1 = false;
    contColisionTri1 = 0;
  }

  /////////// Fin de las colisiones ///////////

  //altera los valores de la funcion caminar de las formas segun el contador de
  //movimiento
  if (contCaminar > 4) {
    cir1.caminar();
    cu1.caminar();
    tri1.caminar();
  }

  if (contCaminar > 9) {
    cir1.opcion1 = random(5);
    cu1.opcion4 = random(5);
    tri1.opcion3 = random(5);
  }

  if (contCaminar > 14) {
    cir1.opcion2 = random(5);
    cu1.opcion1 = random(5);
    tri1.opcion4 = random(5);
  }

  if (contCaminar > 19) {
    cir1.opcion3 = random(5);
    cu1.opcion2 = random(5);
    tri1.opcion1 = random(5);
  }

  if (contCaminar > 24) {
    cir1.opcion4 = random(5);
    cu1.opcion3 = random(5);
    tri1.opcion2 = random(5);
  }

  //resetea la posicion y forma inicial de la forma en caso de que el contador de
  //movimiento baje su valor
  if (contCaminar == 1) {
    resetCir1 = true;
    cir1.xPos = 160;
    cir1.yPos = 110;
    resetCu1 = true;
    cu1.xPos = 110;
    cu1.yPos = 110;
    resetTri1 = true;
    tri1.xPos1 = 200;
    tri1.yPos1 = 100;
  }

  //contador de tiempo
  m = millis();
  fill(0);
  text("Tiempo " + m, 400, 220);
}

//Movimiento de la forma principal
//equivale al joystick
void keyPressed() {
  if (key == CODED) {
    if (keyCode == RIGHT) {
      posX = posX + velocidad;
    }
    if (keyCode == LEFT) {
      posX = posX - velocidad;
    }
    if (keyCode == UP) {
      posY = posY - velocidad;
    }
    if (keyCode == DOWN) {
      posY = posY + velocidad;
    }
  }

  //transfoma la forma principal en un circulo
  //equivale al primer boton
  if (key == 'a' || key == 'A') {
    cuadrado = false;
    circulo = true;
    triangulo = false;
  }

  //transforma la forma principal en un triangulo
  //equivale al segundo boton
  if (key == 's' || key == 'S') {
    cuadrado = false;
    circulo = false;
    triangulo = true;
  }

  //transforma la forma principal en un cuadrado
  //equivale al tercer boton
  if (key == 'd' || key == 'D') {
    cuadrado = true;
    circulo = false;
    triangulo = false;
  }

  //control del contador de movimiento
  //lo aumenta
  //equivale al valor introducido por un sensor
  if (key == 'q' || key == 'Q') {
    contCaminar++;
  }


  //control del contador de movimiento
  //lo aumenta
  //equivale al valor introducido por un sensor
  if (key == 'w' || key == 'W') {
    contCaminar--;
  }
}

// ── Cir_class.pde
//Define clase circulo
class Circulo { 
  //define variables del circulo
  float yPos, xPos; 
  //define los contadores que determinan el cambio de color
  float contColCir;
  float contColCir2;
  float contColCir3;
  //contador de frames
  float contFrame;
  //variables del color
  float colR;
  float colG;
  float colB;
  //variable de la velocidad de cambio de color
  float velocidadC;
  //variables de tamano
  float tam;
  float contTam;
  float velocidadT;
  float opcion1;
  float opcion2;
  float opcion3;
  float opcion4;

  //define los valores iniciales de la clase circulo
  //indica los datos necesarios para crear un nuevo objeto de esta clase
  Circulo (float x, float y) {  
    yPos = y; 
    xPos = x; 
    //indica el valor base del color y los contadores
    colR = 0;
    colG = 245;
    colB = 255;
    contColCir = 0;
    contColCir2 = 0;
    contColCir3 = 0;
    //define la velocidad de cambio de color
    velocidadC = 2;
    //valor base del contador de frames
    contFrame = 0;
    //define el tamano
    tam = 20;
    //define el contador de tamano y la velocidad de cambio
    contTam = 0;
    velocidadT = 2;
    opcion1 = 1;
    opcion2 = 1;
    opcion3 = 1;
    opcion4 = 1;
  } 

  //define el movimiento o el cambio de la clase circulo
  void update() { 
    //estilo de la clase circulo
    noStroke();
    fill(colR, colG, colB);
    ellipse(xPos, yPos, tam, tam);

    //modifica el contador del color
    contColCir ++;

    //controla el tiempo que tarda la clase cuadrado en cambiar de color
    //a traves del contador
    //una vez que el circulo llega a su limite de color, el contador se detiene
    //afecta al color verde del circulo
    if (colG >= 1) {
      if (contColCir > velocidadC) {
        colG = colG - 1;
        contColCir = 0;
        contFrame ++;
      }
    } else {
      contColCir2 ++;
      contColCir = 0;
    }

    //afecta al color rojo del circulo
    if (colR <= 254) {
      if (contColCir2 > velocidadC) {
        colR = colR + 1;
        contColCir2 = 0;
        contFrame ++;
      }
    } else {
      contColCir2 = 0;
      contColCir3 ++;
    }

    //afecta al color azul del circulo
    if (colB >= 1) {
      if (contColCir3 > velocidadC) {
        colB = colB - 1;
        contColCir3 = 0;
        contFrame ++;
      }
    } else {
      contColCir3 = 0;
      contTam ++;
    } 

    //aumenta el tamano de la forma
    if (tam <= 29) {
      if (contTam > velocidadT) {
        tam = tam + 1;
        contTam = 0;
      }
    }

    //muestra los valores de los contadores, para comprobar si funcionan correctamente
    textSize(15);
    textAlign(LEFT);
    fill(0, 255, 0);
    text("R " + colR, 20, 220);
    text("G " + colG, 20, 240);
    text("B " + colB, 20, 260);
    fill(255, 0, 0);
    text("Cont 1_60/ps " + contColCir, 20, 280);
    text("Cont 2_60/ps " + contColCir2, 20, 300);
    text("Cont 3_60/ps " + contColCir3, 20, 320);
    text("Cont Frame " + contFrame, 20, 340);
    fill(0, 0, 255);
    text("Tam Cir " + tam, 20, 500);
  }

  void caminar() {
    int opcion = int(random(4));

    if (opcion == 0) {
      xPos = xPos + opcion1;
    } else if (opcion == 1) {
      xPos = xPos - opcion2;
    } else if (opcion == 2) {
      yPos = yPos + opcion3;
    } else {
      yPos = yPos - opcion4;
    }

    xPos = constrain(xPos, tam/2, width - tam/2);
    yPos = constrain(yPos, tam/2, height - tam/2);
  }
}

// ── Cua_class.pde
//Define clase cuadrado
class Cuadrado { 
  //define variables del cuadrado
  float yPos, xPos; 
  //variables de color y su contador
  float colCua;
  float contColCua;
  //variable de tamano y su contador
  float tam;
  float contTam;
  //variables de la velocidad del cambio de tamano y color
  float velocidadC;
  float velocidadT;
  float opcion1;
  float opcion2;
  float opcion3;
  float opcion4;


  //define los valores iniciales de la clase cuadrado
  //indica los datos necesarios para crear un nuevo objeto de esta clase
  Cuadrado (float x, float y) {  
    yPos = y; 
    xPos = x; 
    //variables de color
    colCua = 245;
    contColCua = 0;
    //variables de tamano
    tam = 20;
    contTam = 0;
    //velocidad de cambio
    velocidadC = 2;
    velocidadT = 6;
    opcion1 = 1;
    opcion2 = 1;
    opcion3 = 1;
    opcion4 = 1;
  } 

  //define el movimiento o el cambio de la clase Cuadrado
  void update() { 
    //estilo de la clase cuadrado
    noStroke();
    fill(colCua);
    rect(xPos, yPos, tam, tam);

    //modifica el contador del color
    contColCua ++;

    //controla el tiempo que tarda la clase cuadrado en cambiar de comtrol 
    //gracias al contador
    //una vez que el cuadrado llega a su limite de color, el contador se detiene
    if (colCua >= 1) {
      if (contColCua > velocidadC) {
        colCua = colCua - 1;
        contColCua = 0;
      }
    } else {
      //aumenta el contador de tamano
      contTam++;
    }

    //aumenta el tamano de la forma
    if (tam <= 29) {
      if (contTam > velocidadT) {
        tam = tam + 1;
        contTam = 0;
      }
    }
  }

  void caminar() {
    int opcion = int(random(4));

    if (opcion == 0) {
      xPos = xPos + opcion1;
    } else if (opcion == 1) {
      xPos = xPos - opcion2;
    } else if (opcion == 2) {
      yPos = yPos + opcion3;
    } else {
      yPos = yPos - opcion4;
    }

    xPos = constrain(xPos, tam/2, width - tam/2);
    yPos = constrain(yPos, tam/2, height - tam/2);
  }
} 

// ── Tri_class.pde
//defina la clase triangulo
class Triangulo { 
  //define las variables de posicion
  float xPos1, yPos1; 
  float xPos2, yPos2;
  float xPos3, yPos3;
  //define las variables de color
  float colR;
  float colG;
  float colB;
  //define las variables de los contadores de color
  float contColTri;
  float contColTri2;
  float contColTri3;
  //define la variable del contador de frames
  float contFrame;
  //contador de tamano
  float contTam;
  //velocidad de crecimiento
  float velocidadT;
  //interruptor que determina el crecimiento
  boolean crecer;
  //contador que maneja el interruptor de crecimiento
  float contCrecer;
  boolean tamMax;
  float opcion1;
  float opcion2;
  float opcion3;
  float opcion4;
  float xIn;
  float yIn;

  //define los valores necesarios para hacer una neva forma de la clase Triangulo
  Triangulo (float x1, float y1) {  
    xPos1 = x1; 
    yPos1 = y1; 
    //posiciona los puntos 2 y 3 segun la posicion del punto 1
    xPos2 = x1 - 10;
    yPos2 = y1 + 20;
    xPos3 = x1 + 10;
    yPos3 = yPos2;
    //define el valor inicial de las variables de color
    colR = 245;
    colG = 255;
    colB = 0;
    //define el valor inicial de los contadores de color
    contColTri = 0;
    contColTri2 = 0;
    contColTri3 = 0;
    crecer = false;
    velocidadT = 12;
    contCrecer = 0;
    tamMax = false;
    contFrame = 0;
    opcion1 = 1;
    opcion2 = 1;
    opcion3 = 1;
    opcion4 = 1;
    xIn = x1;
    yIn = y1;
  } 
  void update() {
    noStroke();
    fill(colR, colG, colB);
    triangle(xPos1, yPos1, xPos2, yPos2, xPos3, yPos3); 

    //modifica el contador del color
    contColTri ++;

    //controla el tiempo que tarda la clase triangulo en cambiar de color
    //a traves del contador
    //una vez que el triangulo llega a su limite de color, el contador se detiene
    //afecta al color rojo del triangulo
    if (colR >= 1) {
      if (contColTri > 2) {
        colR = colR - 1;
        contColTri = 0;
        contFrame ++;
      }
    } else {
      contColTri2 ++;
      contColTri = 0;
    }

    //afecta al color azul del triangulo
    if (colB <= 254) {
      if (contColTri2 > 2) {
        colB = colB + 1;
        contColTri2 = 0;
        contFrame ++;
      }
    } else {
      contColTri2 = 0;
      contColTri3 ++;
    }

    //afecta al color azul del circulo
    if (colG >= 1) {
      if (contColTri3 > 2) {
        colG = colG - 1;
        contColTri3 = 0;
        contFrame ++;
      }
    } else {
      contColTri3 = 0;
      contTam ++;
      //activa el contador de crecimiento
      crecer = true;
    }

    //controla el tamano final de la forma
    //suma 5 a la posicion de cada punto
    if (contCrecer > 4) {
      crecer = false;
    }

    //aumenta el tamano de la forma
    if (crecer) {
      if (contTam > velocidadT) {
        //si se cambian las sumas por una multiplicacion (0.9 o 1.1) la forma se 
        //deforma
        //xPos1 = xPos1 + 1;
        yPos1 = yPos1 - 1;
        xPos2 = xPos2 - 1;
        yPos2 = yPos2 + 1;
        xPos3 = xPos3 + 1;
        yPos3 = yPos3 + 1;
        contCrecer++;
      }
      if (dist(xPos2, yPos2, xPos3, yPos3) == 30) {
        tamMax = true;
      }
    }

    if (tamMax) {
      if (dist(xPos2, yPos2, xPos3, yPos3) < 30) {
        yPos1 -= 5;
        xPos2 -= 5;
        yPos2 += 5;
        xPos3 += 5;
        yPos3 += 5;
      }
    }

    //muestra los valores de los contadore, para comprobar si funcionan correctamente
    textSize(15);
    textAlign(LEFT);
    fill(0, 255, 0);
    text("R " + colR, 20, 360);
    text("G " + colG, 20, 380);
    text("B " + colB, 20, 400);
    fill(255, 0, 0);
    text("Cont 1_60/ps " + contColTri, 20, 420);
    text("Cont 2_60/ps " + contColTri2, 20, 440);
    text("Cont 3_60/ps " + contColTri3, 20, 460);
    text("Cont Frame " + contFrame, 20, 480);
    fill(0, 0, 255);
    text("X1 " + xPos1, 20, 520);
    text("Y1 " + yPos1, 20, 540);
    text("X2 " + xPos2, 20, 560);
    text("Y2 " + yPos2, 20, 580);
    text("X3 " + xPos3, 20, 600);
    text("Y3 " + yPos3, 20, 620);
  }

  void caminar() {
    int opcion = int(random(4));

    if (opcion == 0) {
      xPos1 = xPos1 + opcion1;
      //yPos1 = yIn;
      xPos2 = xPos1 - 10;
      yPos2 = yPos1 + 20;
      xPos3 = xPos1 + 10;
      yPos3 = yPos2;
    } else if (opcion == 1) {
      xPos1 = xPos1 - opcion2;
      //yPos1 = yIn;
      xPos2 = xPos1 - 10;
      yPos2 = yPos1 + 20;
      xPos3 = xPos1 + 10;
      yPos3 = yPos2;
    } else if (opcion == 2) {
      yPos1 = yPos1 + opcion3;
      xPos2 = xPos1 - 10;
      yPos2 = yPos1 + 20;
      xPos3 = xPos1 + 10;
      yPos3 = yPos2;
    } else {
      yPos1 = yPos1 - opcion4;
      xPos2 = xPos1 - 10;
      yPos2 = yPos1 + 20;
      xPos3 = xPos1 + 10;
      yPos3 = yPos2;
    }

    xPos1 = constrain(xPos1, 15, width - 15);
    yPos1 = constrain(yPos1, 15, height - 15);
  }
} 
